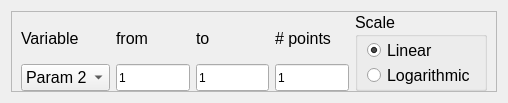
<?xml version="1.0" encoding="UTF-8"?>
<ui version="4.0">
 <class>variable_from_to_n_scale</class>
 <widget class="QWidget" name="variable_from_to_n_scale">
  <property name="geometry">
   <rect>
    <x>0</x>
    <y>0</y>
    <width>508</width>
    <height>94</height>
   </rect>
  </property>
  <property name="sizePolicy">
   <sizepolicy hsizetype="Preferred" vsizetype="Preferred">
    <horstretch>1</horstretch>
    <verstretch>1</verstretch>
   </sizepolicy>
  </property>
  <property name="windowTitle">
   <string>Form</string>
  </property>
  <layout class="QHBoxLayout" name="horizontalLayout">
   <item>
    <widget class="QFrame" name="variable_from_to_frame">
     <property name="sizePolicy">
      <sizepolicy hsizetype="Expanding" vsizetype="Expanding">
       <horstretch>1</horstretch>
       <verstretch>5</verstretch>
      </sizepolicy>
     </property>
     <property name="frameShape">
      <enum>QFrame::Shape::StyledPanel</enum>
     </property>
     <property name="frameShadow">
      <enum>QFrame::Shadow::Raised</enum>
     </property>
     <layout class="QGridLayout" name="gridLayout_4" rowstretch="1,0" columnstretch="1,1,1,1,0">
      <property name="sizeConstraint">
       <enum>QLayout::SizeConstraint::SetMaximumSize</enum>
      </property>
      <property name="topMargin">
       <number>0</number>
      </property>
      <property name="bottomMargin">
       <number>0</number>
      </property>
      <property name="verticalSpacing">
       <number>0</number>
      </property>
      <item row="0" column="0">
       <widget class="QLabel" name="Var_l">
        <property name="font">
         <font>
          <pointsize>12</pointsize>
          <strikeout>false</strikeout>
          <kerning>true</kerning>
         </font>
        </property>
        <property name="text">
         <string>Variable</string>
        </property>
       </widget>
      </item>
      <item row="1" column="0">
       <widget class="QComboBox" name="Var_dd">
        <property name="sizePolicy">
         <sizepolicy hsizetype="Preferred" vsizetype="Maximum">
          <horstretch>1</horstretch>
          <verstretch>1</verstretch>
         </sizepolicy>
        </property>
        <property name="font">
         <font>
          <pointsize>12</pointsize>
          <strikeout>false</strikeout>
          <kerning>true</kerning>
         </font>
        </property>
        <item>
         <property name="text">
          <string>Param 2</string>
         </property>
        </item>
        <item>
         <property name="text">
          <string>Param 1</string>
         </property>
        </item>
       </widget>
      </item>
      <item row="0" column="1">
       <widget class="QLabel" name="From_l">
        <property name="font">
         <font>
          <pointsize>12</pointsize>
          <strikeout>false</strikeout>
          <kerning>true</kerning>
         </font>
        </property>
        <property name="text">
         <string>from</string>
        </property>
       </widget>
      </item>
      <item row="0" column="4" rowspan="2">
       <widget class="QGroupBox" name="Scale_box">
        <property name="sizePolicy">
         <sizepolicy hsizetype="Preferred" vsizetype="Preferred">
          <horstretch>1</horstretch>
          <verstretch>0</verstretch>
         </sizepolicy>
        </property>
        <property name="font">
         <font>
          <pointsize>12</pointsize>
          <strikeout>false</strikeout>
          <kerning>true</kerning>
         </font>
        </property>
        <property name="title">
         <string>Scale</string>
        </property>
        <layout class="QVBoxLayout" name="verticalLayout_3" stretch="2,1">
         <property name="spacing">
          <number>1</number>
         </property>
         <property name="topMargin">
          <number>1</number>
         </property>
         <property name="bottomMargin">
          <number>1</number>
         </property>
         <item>
          <widget class="QRadioButton" name="lin_button">
           <property name="sizePolicy">
            <sizepolicy hsizetype="Minimum" vsizetype="Fixed">
             <horstretch>1</horstretch>
             <verstretch>0</verstretch>
            </sizepolicy>
           </property>
           <property name="maximumSize">
            <size>
             <width>16777215</width>
             <height>24</height>
            </size>
           </property>
           <property name="text">
            <string>Linear</string>
           </property>
           <property name="checked">
            <bool>true</bool>
           </property>
           <attribute name="buttonGroup">
            <string notr="true">scale_button_group</string>
           </attribute>
          </widget>
         </item>
         <item>
          <widget class="QRadioButton" name="log_button">
           <property name="sizePolicy">
            <sizepolicy hsizetype="Minimum" vsizetype="Fixed">
             <horstretch>1</horstretch>
             <verstretch>0</verstretch>
            </sizepolicy>
           </property>
           <property name="maximumSize">
            <size>
             <width>16777215</width>
             <height>24</height>
            </size>
           </property>
           <property name="text">
            <string>Logarithmic</string>
           </property>
           <attribute name="buttonGroup">
            <string notr="true">scale_button_group</string>
           </attribute>
          </widget>
         </item>
        </layout>
       </widget>
      </item>
      <item row="0" column="2">
       <widget class="QLabel" name="to_l">
        <property name="font">
         <font>
          <pointsize>12</pointsize>
          <strikeout>false</strikeout>
          <kerning>true</kerning>
         </font>
        </property>
        <property name="text">
         <string>to</string>
        </property>
       </widget>
      </item>
      <item row="0" column="3">
       <widget class="QLabel" name="n_l">
        <property name="font">
         <font>
          <pointsize>12</pointsize>
         </font>
        </property>
        <property name="text">
         <string># points</string>
        </property>
       </widget>
      </item>
      <item row="1" column="2">
       <widget class="floatLineEdit" name="to_entry">
        <property name="sizePolicy">
         <sizepolicy hsizetype="Expanding" vsizetype="Preferred">
          <horstretch>1</horstretch>
          <verstretch>0</verstretch>
         </sizepolicy>
        </property>
        <property name="text">
         <string>1</string>
        </property>
        <property name="minValue" stdset="0">
         <double>0.000000000000000</double>
        </property>
        <property name="maxValue" stdset="0">
         <double>1000000000.000000000000000</double>
        </property>
        <property name="decimals" stdset="0">
         <number>10</number>
        </property>
       </widget>
      </item>
      <item row="1" column="3">
       <widget class="floatLineEdit" name="n_entry">
        <property name="sizePolicy">
         <sizepolicy hsizetype="Expanding" vsizetype="Preferred">
          <horstretch>1</horstretch>
          <verstretch>0</verstretch>
         </sizepolicy>
        </property>
        <property name="text">
         <string>1</string>
        </property>
        <property name="minValue" stdset="0">
         <double>0.000000000000000</double>
        </property>
        <property name="maxValue" stdset="0">
         <double>1000000000.000000000000000</double>
        </property>
        <property name="decimals" stdset="0">
         <number>10</number>
        </property>
       </widget>
      </item>
      <item row="1" column="1">
       <widget class="floatLineEdit" name="from_entry">
        <property name="sizePolicy">
         <sizepolicy hsizetype="Expanding" vsizetype="Preferred">
          <horstretch>1</horstretch>
          <verstretch>0</verstretch>
         </sizepolicy>
        </property>
        <property name="text">
         <string>1</string>
        </property>
        <property name="minValue" stdset="0">
         <double>0.000000000000000</double>
        </property>
        <property name="maxValue" stdset="0">
         <double>1000000000.000000000000000</double>
        </property>
        <property name="decimals" stdset="0">
         <number>10</number>
        </property>
       </widget>
      </item>
     </layout>
    </widget>
   </item>
  </layout>
 </widget>
 <customwidgets>
  <customwidget>
   <class>floatLineEdit</class>
   <extends>QLineEdit</extends>
   <header>gui/resources/widgets/floatLineEdit.h</header>
  </customwidget>
 </customwidgets>
 <resources/>
 <connections>
  <connection>
   <sender>Var_dd</sender>
   <signal>currentTextChanged(QString)</signal>
   <receiver>variable_from_to_n_scale</receiver>
   <slot>on_var_change(QString)</slot>
   <hints>
    <hint type="sourcelabel">
     <x>50</x>
     <y>57</y>
    </hint>
    <hint type="destinationlabel">
     <x>5</x>
     <y>59</y>
    </hint>
   </hints>
  </connection>
  <connection>
   <sender>scale_button_group</sender>
   <signal>buttonClicked(QAbstractButton*)</signal>
   <receiver>variable_from_to_n_scale</receiver>
   <slot>on_scale_change(QAbstractButton*)</slot>
   <hints>
    <hint type="sourcelabel">
     <x>-1</x>
     <y>-1</y>
    </hint>
    <hint type="destinationlabel">
     <x>257</x>
     <y>46</y>
    </hint>
   </hints>
  </connection>
  <connection>
   <sender>n_entry</sender>
   <signal>textChanged(QString)</signal>
   <receiver>variable_from_to_n_scale</receiver>
   <slot>on_n_change()</slot>
   <hints>
    <hint type="sourcelabel">
     <x>324</x>
     <y>74</y>
    </hint>
    <hint type="destinationlabel">
     <x>512</x>
     <y>46</y>
    </hint>
   </hints>
  </connection>
  <connection>
   <sender>to_entry</sender>
   <signal>textChanged(QString)</signal>
   <receiver>variable_from_to_n_scale</receiver>
   <slot>on_to_change()</slot>
   <hints>
    <hint type="sourcelabel">
     <x>256</x>
     <y>73</y>
    </hint>
    <hint type="destinationlabel">
     <x>512</x>
     <y>69</y>
    </hint>
   </hints>
  </connection>
  <connection>
   <sender>from_entry</sender>
   <signal>textChanged(QString)</signal>
   <receiver>variable_from_to_n_scale</receiver>
   <slot>on_from_change()</slot>
   <hints>
    <hint type="sourcelabel">
     <x>157</x>
     <y>74</y>
    </hint>
    <hint type="destinationlabel">
     <x>512</x>
     <y>26</y>
    </hint>
   </hints>
  </connection>
 </connections>
 <slots>
  <signal>variable_changed(QString)</signal>
  <signal>from_changed(QString)</signal>
  <signal>to_changed(QString)</signal>
  <signal>scale_changed(QString)</signal>
  <signal>n_changed(QString)</signal>
  <slot>append_to_variable_list(QString)</slot>
  <slot>clear_variable_list()</slot>
  <slot>edit_from(QString)</slot>
  <slot>edit_to(QString)</slot>
  <slot>on_var_change(QString)</slot>
  <slot>on_from_change()</slot>
  <slot>on_to_change()</slot>
  <slot>on_scale_change(QAbstractButton*)</slot>
  <slot>on_n_change()</slot>
 </slots>
 <buttongroups>
  <buttongroup name="scale_button_group"/>
 </buttongroups>
</ui>
